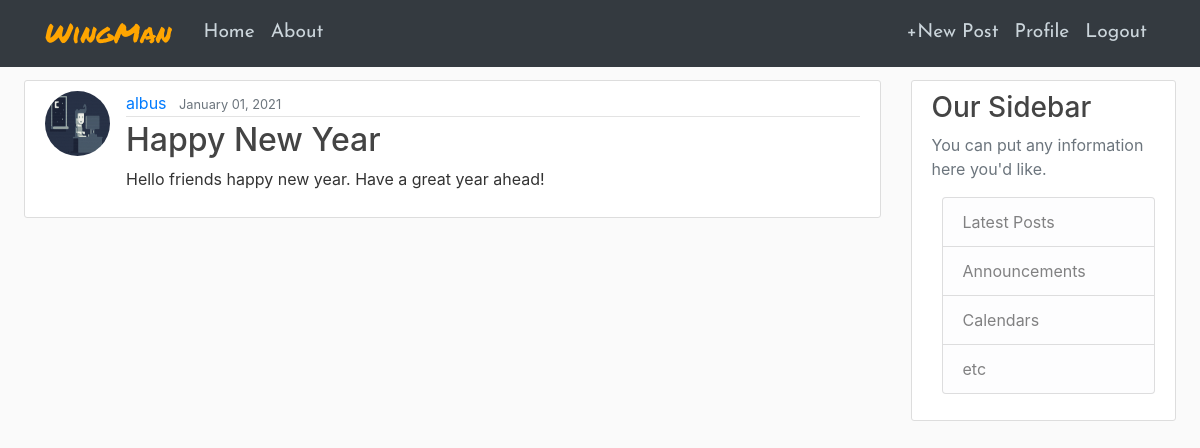
Screenshot of / (signed in) with the database file from the repository.
### blog/models.py (models this page shows, shortened)
class Post(models.Model):
	title=models.CharField(max_length=100)
	content=models.TextField()
	date_posted=models.DateTimeField(default=timezone.now)
	author=models.ForeignKey(User,on_delete=models.CASCADE)

### users/models.py (models this page shows, shortened)
class Profile(models.Model):
    user = models.OneToOneField(User, on_delete=models.CASCADE)
    image = models.ImageField(default='default.jpg', upload_to='profile_pics')

### blog/views.py (the view)
# urls.py: path('',views.HomeView.as_view(),name='blog-home'),
class HomeView(ListView):
	template_name='blog/home.html'
	context_object_name='posts'
	model=Post
	ordering=['-date_posted']

### blog/templates/blog/home.html
{% extends 'blog/base.html' %}
{% block content %}
	{% for post in posts %}
		<article class="media content-section">
      <img class="rounded-circle article-img" src="{{post.author.profile.image.url}}">
  <div class="media-body">
    <div class="article-metadata">
      <a class="mr-2" href="#">{{ post.author }}</a>
      <small class="text-muted">{{ post.date_posted | date:"F d, Y" }}</small>
    </div>
    <h2><a class="article-title" href="{% url 'post-detail' post.id %}">{{ post.title }}</a></h2>
    <p class="article-content">{{ post.content }}</p>
  </div>
</article>
{% endfor %}
{% endblock content %}

### blog/static/blog/css/main.css (style rules this page uses)
body { background: #fafafa; color: #333333; margin-top: 5rem; }
h1, h2, h3, h4, h5, h6 { color: #444444; }
.content-section { background: #ffffff; padding: 10px 20px; border: 1px solid #dddddd; border-radius: 3px; margin-bottom: 20px; }
.article-title { color: #444444; }
.article-content { white-space: pre-line; }
.article-img { height: 65px; width: 65px; margin-right: 16px; }
.article-metadata { padding-bottom: 1px; margin-bottom: 4px; border-bottom: 1px solid #e3e3e3 }

### rows the page displays
Post: author.profile.image (picture), author "albus", date_posted "January 01, 2021", title "Happy New Year", content "Hello friends happy new year. Have a great year ahead!"
